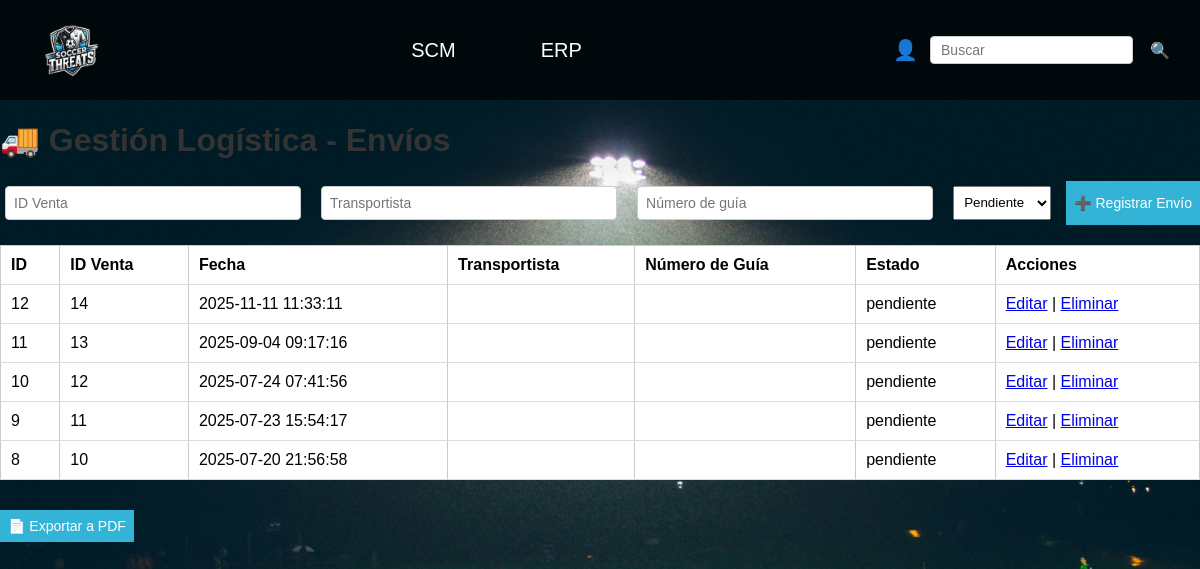
The page /logistica.php (signed in) on the database its author committed.
### tables this page shows
CREATE TABLE `envios` (
  `id_envio` int NOT NULL,
  `id_venta` int DEFAULT NULL,
  `fecha_envio` datetime DEFAULT CURRENT_TIMESTAMP,
  `transportista` varchar(50) DEFAULT NULL,
  `numero_guia` varchar(100) DEFAULT NULL,
  `estado` enum('pendiente','en tr?nsito','entregado') DEFAULT 'pendiente'
);

### logistica.php (the view, shortened to what this page needs)
<?php
include 'conexion.php';
$envio_editar = null;
$result = $conn->query("SELECT * FROM envios ORDER BY id_envio DESC");
?>
<!DOCTYPE html>
<html lang="es">
<head>
    <link rel="stylesheet" href="static/styles/index.css">
    <link rel="stylesheet" href="static/styles/proveedores.css">
    <link rel="stylesheet" href="static/styles/modal.css">
    <link rel="stylesheet" href="static/styles/perfil.css">
    <link rel="stylesheet" href="static/styles/dropdown.css">
</head>
<body>
<header class="menu">
    <img src="static/images/logo.png" alt="Logo" class="logo">
    <ul>
        <li>
            <a href="#">SCM</a>
        </li>
        <li>
            <a href="#">ERP</a>
        </li>
    </ul>
    <form class="buscador" action="/buscar" method="get">
        <a href="#" class="profile" id="openLogin">👤</a>
        <input type="text" name="q" placeholder="Buscar">
        <button type="submit">🔍</button>
    </form>
</header>
<h1>🚚 Gestión Logística - Envíos</h1>
<form method="post">
    <input type="number" name="id_venta" placeholder="ID Venta" required value="<?= $envio_editar['id_venta'] ?? '' ?>">
    <input type="text" name="transportista" placeholder="Transportista" required value="<?= $envio_editar['transportista'] ?? '' ?>">
    <input type="text" name="numero_guia" placeholder="Número de guía" required value="<?= $envio_editar['numero_guia'] ?? '' ?>">
    <select name="estado">
        <option value="pendiente" <?= (isset($envio_editar) && $envio_editar['estado'] == 'pendiente') ? 'selected' : '' ?>>Pendiente</option>
    </select>
    <button type="submit" name="<?= $envio_editar ? 'editar' : 'agregar' ?>">
        <?= $envio_editar ? 'Actualizar Envío' : '➕ Registrar Envío' ?>
    </button>
</form>
<table>
    <thead>
        <tr>
            <th>ID</th>
            <th>ID Venta</th>
            <th>Fecha</th>
            <th>Transportista</th>
            <th>Número de Guía</th>
            <th>Estado</th>
            <th>Acciones</th>
        </tr>
    </thead>
    <tbody>
    <?php while ($row = $result->fetch_assoc()): ?>
        <tr>
            <td><?= $row['id_envio'] ?></td>
            <td><?= $row['id_venta'] ?></td>
            <td><?= $row['fecha_envio'] ?></td>
            <td><?= htmlspecialchars($row['transportista']) ?></td>
            <td><?= htmlspecialchars($row['numero_guia']) ?></td>
            <td><?= htmlspecialchars($row['estado']) ?></td>
            <td>
                <a href="logistica.php?editar=<?= $row['id_envio'] ?>">Editar</a> |
                <a href="logistica.php?eliminar=<?= $row['id_envio'] ?>" onclick="return confirm('¿Eliminar este envío?')">Eliminar</a>
            </td>
        </tr>
    <?php endwhile; ?>
    </tbody>
</table>
<form method="get" action="logistica_pdf.php" style="margin: 20px 0;">
    <button type="submit">📄 Exportar a PDF</button>
</form>
</body>
</html>

### static/styles/index.css (style rules this page uses)
.menu { background-color: #333; padding: 20px; display: flex; align-items: center; justify-content: space-between; height: 80px; }
.buscador { display: flex; align-items: center; gap: 2px; }
.cart, .profile { font-size: 20px; text-decoration: none; color: #fff; cursor: pointer; margin-right: 5px; transition: color 0.3s ease; }
.buscador input[type="text"] { border: 1px solid #ccc; padding: 5px 10px; border-radius: 4px; outline: none; flex-grow: 1; }
.buscador button { border: none; background-color: transparent; cursor: pointer; padding: 5px 10px; font-size: 16px; color: #fff; }
.logo { width: 60px; height: auto; margin-left: 20px; }
.menu ul { list-style: none; margin: 0; padding: 0; display: flex; justify-content: center; flex-grow: 1; }
.menu ul li { margin: 0 15px; }
.menu ul li a { color: white; text-decoration: none; font-size: 20px; padding: 15px 20px; position: relative; }
.menu ul li a::after { content: ''; position: absolute; bottom: 0; left: 0; width: 100%; height: 3px; background-color: #fff; transform: scaleX(0); transition: transform 0.3s ease-in-out; }

### static/styles/proveedores.css (style rules this page uses)
body { font-family: Arial, sans-serif; margin: 0; padding: 0; background: url('/soccer/static/images/wall/proveedor.jpeg') no-repeat center center fixed; background-size: cover; color: #333; }
header.menu { background-color: rgba(0, 0, 0, 0.7); color: #fff; padding: 10px 20px; display: flex; align-items: center; justify-content: space-between; }
header.menu ul { list-style: none; display: flex; gap: 15px; margin: 0; padding: 0; }
header.menu a { color: #fff; text-decoration: none; transition: color 0.3s ease; }
table { width: 100%; border-collapse: collapse; margin-bottom: 20px; }
table thead { background-color: #f5f5f5; }
table th, table td { padding: 10px; text-align: left; border-bottom: 1px solid #ddd; }
form { display: flex; flex-wrap: wrap; gap: 10px; margin-bottom: 20px; }
form input, form textarea, form button { padding: 8px; font-size: 14px; }
form input, form textarea { flex: 1; border: 1px solid #ccc; border-radius: 4px; }
form button { background-color: #33b3d6; color: white; border: none; cursor: pointer; transition: background 0.3s ease; }

### static/styles/dropdown.css (style rules this page uses)
.menu ul { list-style: none; margin: 0; padding: 0; display: flex; }
.menu li { position: relative; }

### logistica.php (style rules this page uses)
table { border-collapse: collapse; width: 100%; margin-bottom: 30px; }
th, td { padding: 10px; border: 1px solid #ccc; background-color: white; color: black; }
form { margin: 20px 0; }
input, select { padding: 6px; margin: 5px; }
button { padding: 8px 15px; background-color: #0077b6; color: white; border: none; cursor: pointer; }

### rows shown on the page
envios: id_envio "12", id_venta "14", fecha_envio "2025-11-11 11:33:11", estado "pendiente"
envios: id_envio "11", id_venta "13", fecha_envio "2025-09-04 09:17:16", estado "pendiente"
envios: id_envio "10", id_venta "12", fecha_envio "2025-07-24 07:41:56", estado "pendiente"
envios: id_envio "9", id_venta "11", fecha_envio "2025-07-23 15:54:17", estado "pendiente"
envios: id_envio "8", id_venta "10", fecha_envio "2025-07-20 21:56:58", estado "pendiente"
